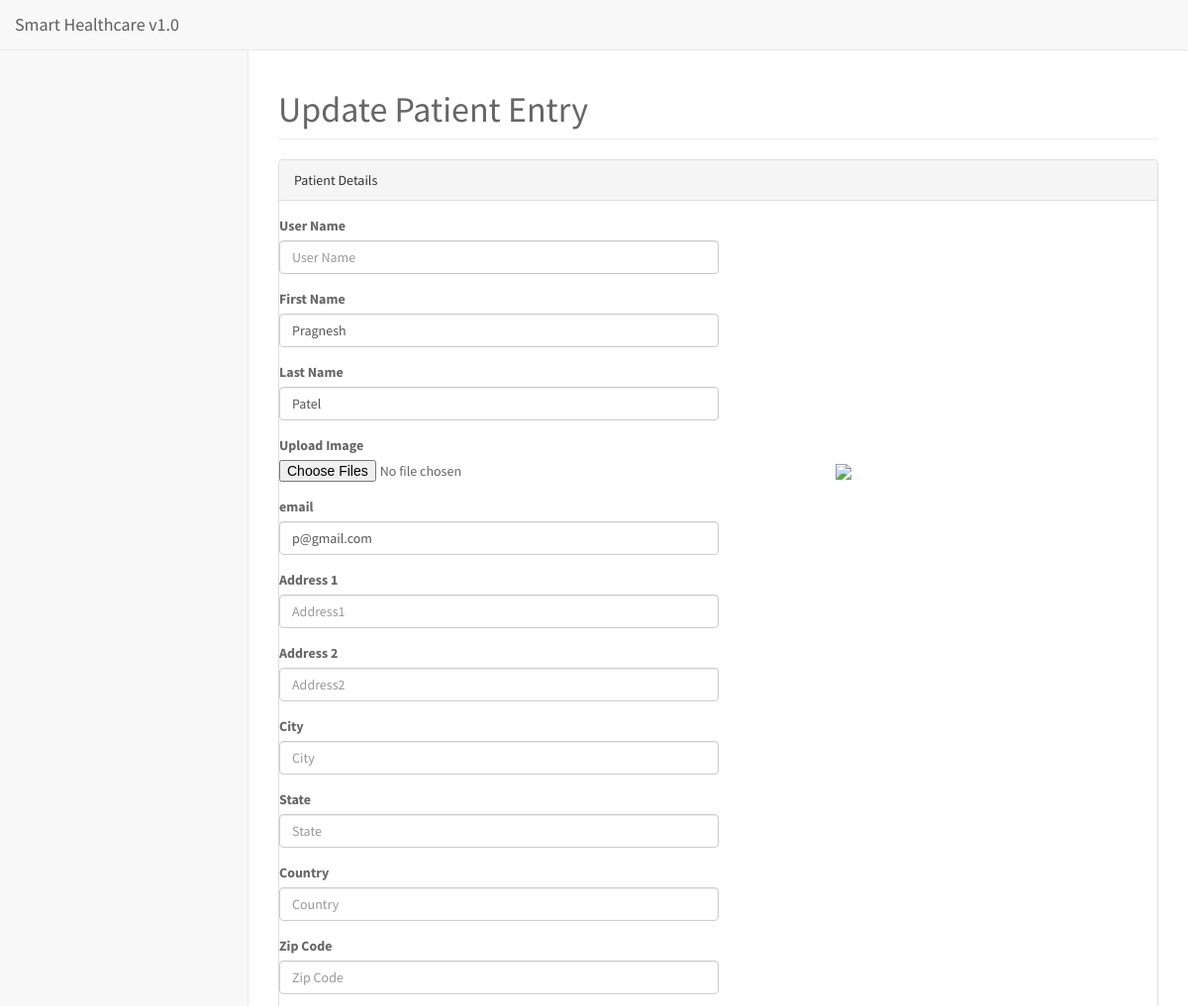
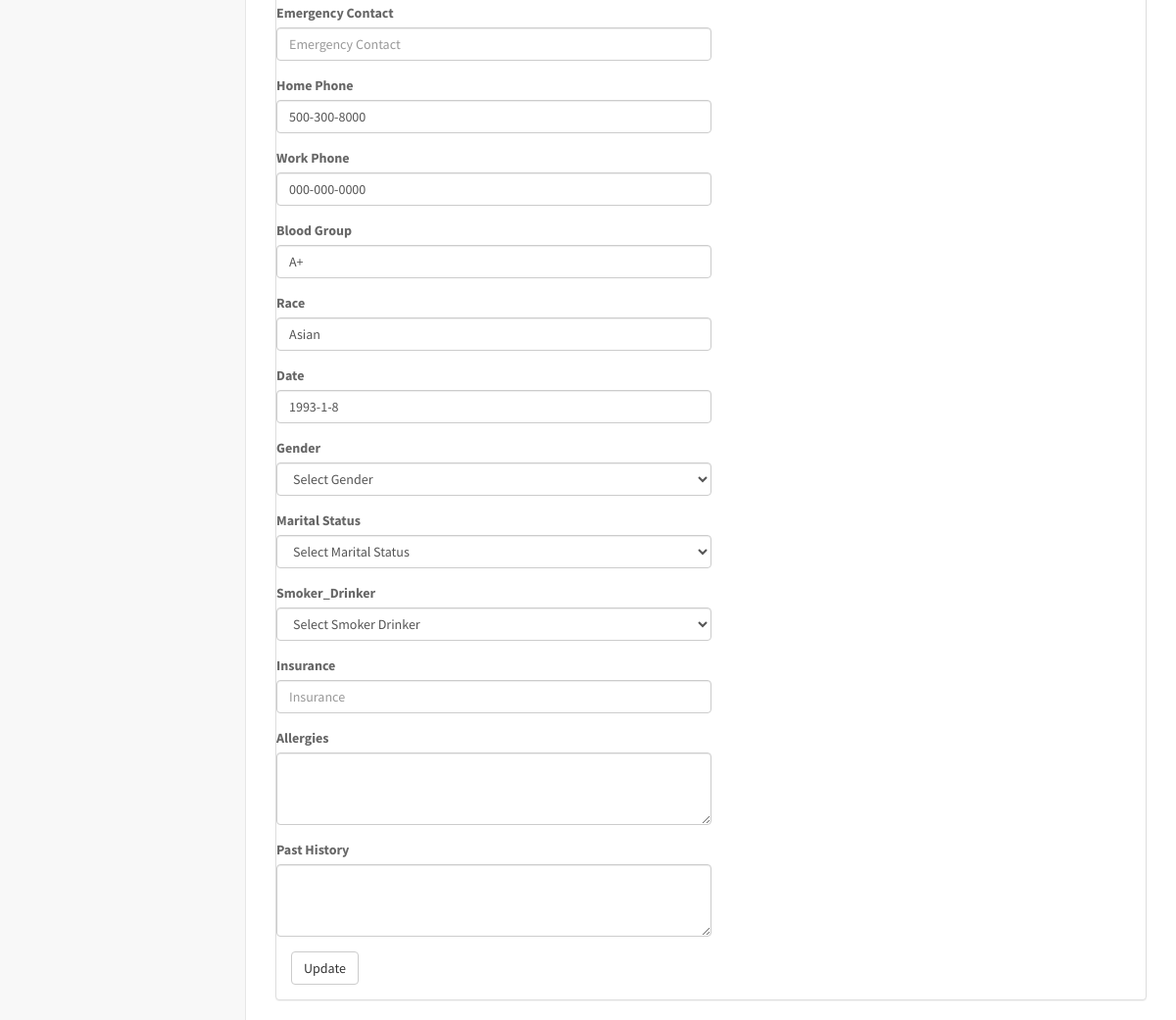
Page /editpatient2.php?id=1 (signed in) on the committed database (2 pictures, top to bottom).
### tables this page shows
CREATE TABLE IF NOT EXISTS `patients` (
  `patient_id` int(11) NOT NULL AUTO_INCREMENT,
  `patientno` int(45) NOT NULL,
  `firstName` varchar(45) DEFAULT NULL,
  `middleName` varchar(45) DEFAULT NULL,
  `lastName` varchar(45) DEFAULT NULL,
  `emergencyName` varchar(45) DEFAULT NULL,
  `emergencyPhone` varchar(45) DEFAULT NULL,
  `emergencyRelation` varchar(45) DEFAULT NULL,
  `blood_group` varchar(45) DEFAULT NULL,
  `race` varchar(45) DEFAULT NULL,
  `gender` varchar(45) DEFAULT NULL,
  `dob` varchar(50) DEFAULT NULL,
  `marital_status` varchar(45) DEFAULT NULL,
  `address` varchar(255) DEFAULT NULL,
  `home_phone` varchar(45) DEFAULT NULL,
  `work_phone` varchar(45) DEFAULT NULL,
  `email` varchar(150) DEFAULT NULL,
  `insuranceProvider` varchar(45) DEFAULT NULL,
  `insuranceType` varchar(45) DEFAULT NULL,
  `insuranceCardNo` varchar(45) DEFAULT NULL,
  `insurancePhone` varchar(45) DEFAULT NULL,
  `added_time` datetime DEFAULT NULL,
  `ip` varchar(25) DEFAULT NULL,
  `lastvisit_id` int(10) DEFAULT NULL,
  PRIMARY KEY (`patient_id`)
);

### header.php (called while the page is built, shortened)
<?php
include 'includes/class.user.php';
$user = new User();

### includes/class.user.php (called while the page is built, shortened)
<?php
class User {
    public $db;
    public function __construct() {
        $this->db = new mysqli('localhost', 'root', '', 'capstone');
    }
    public function get_patient($id) {
        $sql = "SELECT * FROM patients WHERE patient_id='$id'";
        $result = mysqli_query($this->db, $sql);
        $rows = mysqli_fetch_assoc($result);
        $id = $rows['patient_id'];
        $patientno = $rows['patientno'];
        $firstName = $rows['firstName'];
        $middleName = $rows['middleName'];
        $lastName = $rows['lastName'];
        $emergencyName =$rows['emergencyName'];
        $emergencyPhone =$rows['emergencyPhone'];
        $emergencyRelation =$rows['emergencyRelation'];
        $blood_group = $rows['blood_group'];
        $race = $rows['race'];
        $gender = $rows['gender'];
        $dob = $rows['dob'];
        $marital_status = $rows['marital_status'];
        $address = $rows['address'];
        $home_phone = $rows['home_phone'];
        $work_phone = $rows['work_phone'];
        $email = $rows['email'];
        $insuranceProvider =$rows['insuranceProvider'];
        $insuranceType = $rows['insuranceType'];
        $insuranceCardNo =$rows['insuranceCardNo'];
        $insurancePhone =$rows['insurancePhone'];
        $arr = array('patient_id'=> $id , 'patientno'=> $patientno , 'firstName' => $firstName, 'middleName' => $middleName, 'lastName' => $lastName,
            'emergencyName' => $emergencyName, 'emergencyPhone' => $emergencyPhone, 'emergencyRelation' => $emergencyRelation,
            'blood_group' => $blood_group, 'race' => $race, 'gender' => $gender, 'dob' => $dob, 'marital_status' => $marital_status,
            'address' => $address, 'home_phone' => $home_phone, 'work_phone' => $work_phone, 'email' => $email,
             'insuranceProvider' => $insuranceProvider, 'insuranceType' => $insuranceType, 'insuranceCardNo' => $insuranceCardNo, 'insurancePhone' => $insurancePhone);
        return $arr;
    }
}

### editpatient2.php (the view, shortened to what this page needs)
<?php
include 'header.php';
if (!(isset($_SESSION['id']) && $_SESSION['id'] != '')) {
      header ("Location: login.php");
}
 else {
  $patientid = $_GET['id'];
  $get_patient = $user->get_patient($patientid);
?>
<?php include 'head.php';?>
<body>
<div id="wrapper">
<nav class="navbar navbar-default navbar-static-top" role="navigation" style="margin-bottom: 0">
<div class="navbar-header">
<a class="navbar-brand" href="index.php">Smart Healthcare v1.0</a>
</div>
</nav>
<div id="page-wrapper">
<div class="row">
<div class="col-lg-12">
<h1 class="page-header">Update Patient Entry</h1>
</div>
</div>
<div class="row">
<div class="col-lg-12">
<div class="panel panel-default">
<div class="panel-heading">
Patient Details
</div>
<div class="panel-body">
<div class="row">
    <div class="col-lg-6">
        <form class="form-horizontal group-border-dashed" action="#" method="POST" enctype="multipart/form-data" >
            <div class="form-group">
                <label>User Name</label>
                 <input type="text" required placeholder="User Name" value="<?php echo $get_patient['userName']; ?>" name="username" class="form-control" tabindex="1">
            </div>
            <div class="form-group">
                <label>First Name</label>
                 <input type="text" required placeholder="First Name" value="<?php echo $get_patient['firstName']; ?>" name="firstname" class="form-control" tabindex="3">
            </div>
            <div class="form-group">
                <label>Last Name</label>
                 <input type="text" required placeholder="Last Name" value="<?php echo $get_patient['lastName']; ?>" name="lastname" class="form-control" tabindex="4">
            </div>
        <div class="form-group">
          <label >Upload Image </label>
             <table style="width:600px;">
              <tr>
                <td>
                  <input type="file" id="file" name="support_images[]" value="<?php echo $get_patient['image'] ?>" multiple="multiple" tabindex="5" />
                </td>
                <td>
                      <?php if(!empty($get_patient['image'])) { ?>
                           Current User image:   <img style="max-width:150px;" src="<?php echo $get_patient['image'] ?>" /><br>
                      <?php } else { ?>
                           <img style="max-width:150px;" src="../images/typograph_03.png"  /><br>
                    <?php } ?>
                </td>
              </tr>
            </table>
        </div>
            <div class="form-group">
                <label>email</label>
                <input type="text" required  placeholder="Email Address" value="<?php echo $get_patient['email']; ?>" name="email" class="form-control" tabindex="6">
            </div>
             <div class="form-group">
                <label>Address 1</label>
               <input type="text" required  placeholder="Address1" value="<?php echo $get_patient['address1']; ?>" name="address1" class="form-control" tabindex="7">
            </div>
             <div class="form-group">
                <label>Address 2</label>
                <input type="text" required  placeholder="Address2" value="<?php echo $get_patient['address2']; ?>" name="address2" class="form-control" tabindex="8">
            </div>
             <div class="form-group">
                <label>City</label>
                <input type="text" required placeholder="City" name="city" value="<?php echo $get_patient['city']; ?>" class="form-control" tabindex="9">
            </div>
             <div class="form-group">
                <label>State</label>
                <input type="text" required  placeholder="State" name="state" value="<?php echo $get_patient['state']; ?>" class="form-control" tabindex="10">
            </div>
             <div class="form-group">
                <label>Country</label>
                <input type="text" required placeholder="Country" name="country" value="<?php echo $get_patient['country']; ?>" class="form-control" tabindex="11">
            </div>
             <div class="form-group">
                <label>Zip Code</label>
                <input type="text" required placeholder="Zip Code" name="zipcode" value="<?php echo $get_patient['zipcode']; ?>" class="form-control" tabindex="12">
            </div>
            <div class="form-group">
                <label>Emergency Contact</label>
                <input type="text" required placeholder="Emergency Contact" name="emergency_contact" value="<?php echo $get_patient['emergency_contact']; ?>" class="form-control" tabindex="13">
            </div>
            <div class="form-group">
                <label>Home Phone</label>
                <input type="text" required placeholder="Home Phone" name="home_phone" value="<?php echo $get_patient['home_phone']; ?>" class="form-control" tabindex="14">
            </div>
            <div class="form-group">
                <label>Work Phone</label>
                <input type="text" required placeholder="Work Phone" name="work_phone" value="<?php echo $get_patient['work_phone']; ?>" class="form-control" tabindex="15">
            </div>
            <div class="form-group">
                <label>Blood Group</label>
               <input type="text" required placeholder="Blood Group" name="blood_group" value="<?php echo $get_patient['blood_group']; ?>" class="form-control" tabindex="16">
            </div>
            <div class="form-group">
                <label>Race</label>
                <input type="text" required placeholder="Race" name="race" class="form-control" value="<?php echo $get_patient['race']; ?>" tabindex="17">
            </div>
            <div class="form-group">
                <label>Date</label>
                <input type="text" class="span2 form-control" name="dob" value="<?php echo $get_patient['dob']; ?>" placeholder="mm/dd/yyyy" tabindex="18">
            </div>
            <div class="form-group">
                <label>Gender</label>
                <select required name="gender" class="form-control" tabindex="19">
                    <option>Select Gender</option>
                </select>
            </div>
            <div class="form-group">
                <label>Marital Status</label>
                <select required name="marital_status" class="form-control" tabindex="20">
                    <option>Select Marital Status</option>
                </select>
            </div>
            <div class="form-group">
                <label>Smoker_Drinker</label>
                <select required name="smoker_drinker" class="form-control" tabindex="21">
                     <option>Select Smoker Drinker</option>
                </select>
            </div>
            <div class="form-group">
                <label>Insurance</label>
                <input type="text" required placeholder="Insurance" value="<?php echo $get_patient['insurance']; ?>" name="insurance" class="form-control" tabindex="22">
            </div>
            <div class="form-group">
                <label>Allergies</label>
                <textarea name="allergies" class="form-control" rows="3" tabindex="23"><?php echo $get_patient['allergies']; ?></textarea>
            </div>
            <div class="form-group">
                <label>Past History</label>
                <textarea name="past_history" class="form-control" rows="3" tabindex="24"><?php echo $get_patient['past_history']; ?></textarea>
            </div>
            <button type="submit" name="update" class="btn btn-default" tabindex="25">Update</button>
    </div>
</div>
</div>
</div>
</div>
</div>
</div>
</div>
</body>
</html>
 <?php } ?>

### css/style.css (style rules this page uses)
body { font-family: 'Source Sans Pro', sans-serif; font-size: 14px; color: #666; }

### rows in the picture
patients: firstname "Pragnesh", lastname "Patel", email "p@gmail.com", home_phone "500-300-8000", work_phone "000-000-0000", blood_group "A+", race "Asian", dob "1993-1-8"
